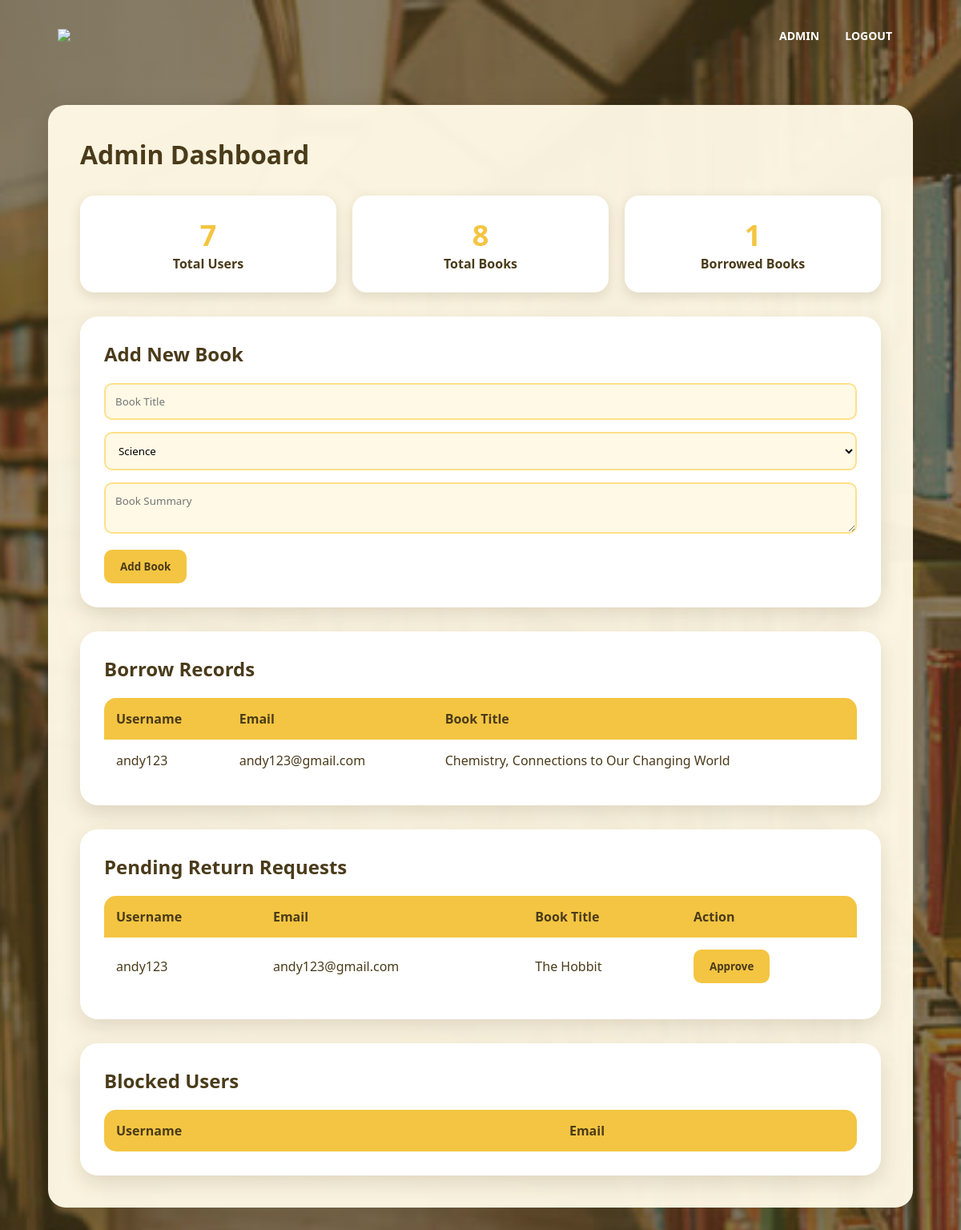
Screenshot of /admin (signed in) with the database file from the repository.
### tables this page shows
CREATE TABLE borrowed_books(
        id INTEGER PRIMARY KEY AUTOINCREMENT,
        user_id INTEGER,
        book_title TEXT,
        borrow_date TEXT,
        due_date TEXT,
        status TEXT, is_blocked INTEGER DEFAULT 0,
        FOREIGN KEY(user_id) REFERENCES users(id)
    );

CREATE TABLE users(
        id INTEGER PRIMARY KEY AUTOINCREMENT,
        username TEXT,
        email TEXT,
        password TEXT,
        favorite_genre TEXT,
        member_since TEXT
    , profile_picture TEXT, is_blocked INTEGER DEFAULT 0);

### app.py (the view)
@app.route("/admin")
def admin_page():
    if "admin_logged_in" not in session:
        return redirect(url_for("admin_login"))
    conn = sqlite3.connect("library.db")
    cursor = conn.cursor()
    cursor.execute("SELECT COUNT(*) FROM users")
    total_users = cursor.fetchone()[0]
    cursor.execute("SELECT COUNT(*) FROM borrowed_books WHERE status='Borrowed'")
    borrowed_count = cursor.fetchone()[0]
    cursor.execute("""
    SELECT users.username, users.email, borrowed_books.book_title
    FROM borrowed_books
    JOIN users ON borrowed_books.user_id = users.id
    WHERE borrowed_books.status='Borrowed'
    """)
    records = cursor.fetchall()
    cursor.execute("""
    SELECT borrowed_books.id,
           users.username,
           users.email,
           borrowed_books.book_title
    FROM borrowed_books
    JOIN users ON borrowed_books.user_id = users.id
    WHERE borrowed_books.status='Pending Return'
    """)
    pending_returns = cursor.fetchall()
    cursor.execute("""
    SELECT id, username, email
    FROM users
    WHERE is_blocked = 1
    """)
    blocked_users = cursor.fetchall()
    conn.close()
    books = load_books()
    total_books = len(books)
    return render_template(
        "admin.html",
        books=books,
        total_users=total_users,
        total_books=total_books,
        borrowed_count=borrowed_count,
        records=records,
        pending_returns = pending_returns,
        blocked_users = blocked_users
    )

### app.py (called while the page is built)
def load_books():
    books = []
    with open("book.txt", "r") as file:
        for line in file:
            if line.strip():
                title, category, summary = line.strip().split("|")
                books.append({
                    "title": title,
                    "category": category,
                    "summary": summary
                })
    return books

### templates/admin.html (shortened to what this page needs)
<!DOCTYPE html>
<html>
<head>
    <link rel="stylesheet"
          href="{{ url_for('static', filename='style.css') }}">
</head>
<body class="profile-body">
<nav class="profile-navbar">
    <a href="/index">
        <img src="{{ url_for('static', filename='images/logo.png') }}">
    </a>
    <div class="nav-links">
        <ul>
            <li><a href="/admin">ADMIN</a></li>
            <li><a href="/admin/logout">LOGOUT</a></li>
        </ul>
    </div>
</nav>
<div class="main-content">
    <div class="top-section">
        <h1>Admin Dashboard</h1>
    </div>
    <div class="stats">
        <div class="stat-box">
            <h2>{{ total_users }}</h2>
            <p>Total Users</p>
        </div>
        <div class="stat-box">
            <h2>{{ total_books }}</h2>
            <p>Total Books</p>
        </div>
        <div class="stat-box">
            <h2>{{ borrowed_count }}</h2>
            <p>Borrowed Books</p>
        </div>
    </div>
        <div class="admin-card">
            <h2>Add New Book</h2>
            <form action="{{ url_for('add_book') }}" method="post">
                <input type="text" name="title" placeholder="Book Title" required>
                <select name="category" required>
                    <option value="Science">Science</option>
                </select>
                <textarea name="summary" placeholder="Book Summary" required></textarea>
                <button type="submit" class="btn">Add Book</button>
            </form>
        </div>
    <div class="admin-card">
        <h2>Borrow Records</h2>
        <table>
            <thead>
                <tr>
                    <th>Username</th>
                    <th>Email</th>
                    <th>Book Title</th>
                </tr>
            </thead>
            <tbody>
            {% for row in records %}
                <tr>
                    <td>{{ row[0] }}</td>
                    <td>{{ row[1] }}</td>
                    <td>{{ row[2] }}</td>
                </tr>
            {% endfor %}
            </tbody>
        </table>
    </div>
    <div class="admin-card">
        <h2>Pending Return Requests</h2>
        <table>
            <thead>
                <tr>
                    <th>Username</th>
                    <th>Email</th>
                    <th>Book Title</th>
                    <th>Action</th>
                </tr>
            </thead>
            <tbody>
            {% for row in pending_returns %}
                <tr>
                    <td>{{ row[1] }}</td>
                    <td>{{ row[2] }}</td>
                    <td>{{ row[3] }}</td>
                    <td>
                        <form action="/approve-return/{{ row[0] }}" method="post">
                            <button type="submit" class="approve-btn">
                                Approve
                            </button>
                        </form>
                    </td>
                </tr>
            {% endfor %}
            </tbody>
        </table>
    </div>
    <div class="admin-card">
        <h2>Blocked Users</h2>
        <table>
            <thead>
                <tr>
                    <th>Username</th>
                    <th>Email</th>
                </tr>
            </thead>
        </table>
    </div>
</div>
</body>
</html>

### static/style.css (style rules this page uses)
:root { --primary: #F4C542; --secondary: #FFE08A; --background: #FFF9E6; --text: #4A3B1A; --white: #FFFFFF; --shadow: rgba(74, 59, 26, 0.15); }
* { margin: 0; padding: 0; box-sizing: border-box; font-family: "Segoe UI", sans-serif; }
body { background: var(--background); color: var(--text); }
nav { display: flex; padding: 25px 6%; justify-content: space-between; align-items: center; }
nav img { width: 140px; }
.nav-links { flex: 1; text-align: right; }
.nav-links ul li { list-style: none; display: inline-block; padding: 8px 14px; }
.nav-links ul li a { color: var(--white); text-decoration: none; font-size: 14px; font-weight: 600; }
.nav-links ul li::after { content: ""; width: 0; height: 3px; background: var(--primary); display: block; margin: auto; transition: 0.4s; border-radius: 10px; }
.profile-body { margin: 0; min-height: 100vh; background-image: linear-gradient( rgba(74, 59, 26, 0.65), rgba(74, 59, 26, 0.65) ), url(/static/images/books.jpg); background-size: cover; background-position: center; background-attachment: fixed; }
.profile-navbar { background: transparent; }
.main-content { width: 90%; margin: 40px auto; padding: 40px; background: rgba(255, 249, 230, 0.96); border-radius: 22px; box-shadow: 0 10px 30px rgba(74, 59, 26, 0.25); }
.top-section { display: flex; justify-content: space-between; align-items: center; }
.top-section h1 { color: var(--text); }
.stats { margin-top: 30px; display: flex; gap: 20px; }
.stat-box { flex: 1; background: var(--white); padding: 25px; border-radius: 18px; text-align: center; box-shadow: 0 5px 15px var(--shadow); }
.stat-box h2 { color: var(--primary); font-size: 36px; }
.stat-box p { color: var(--text); font-weight: 600; }
.admin-card { background: var(--white); margin-top: 30px; border-radius: 22px; padding: 30px; box-shadow: 0 10px 25px var(--shadow); }
.admin-card h2 { color: var(--text); margin-bottom: 20px; }
.admin-card table { width: 100%; border-collapse: collapse; margin-top: 15px; background: var(--white); border-radius: 15px; overflow: hidden; }
.admin-card th { background: var(--primary); color: var(--text); padding: 15px; text-align: left; font-weight: bold; }
.admin-card td { padding: 15px; border-bottom: 1px solid var(--secondary); }
.admin-card tbody tr:last-child td { border-bottom: none; }
.admin-card input, .admin-card select, .admin-card textarea { width: 100%; padding: 12px; margin-bottom: 15px; border: 2px solid var(--secondary); border-radius: 10px; background: var(--background); }
.admin-card form button { background: var(--primary); color: var(--text); border: none; padding: 12px 20px; border-radius: 10px; cursor: pointer; font-weight: bold; }
.approve-btn { background: var(--primary); color: var(--text); border: none; padding: 10px 18px; border-radius: 10px; font-weight: bold; cursor: pointer; transition: 0.3s; }

### rows the page displays
borrowed_books: username "andy123", email "andy123@gmail.com", book_title "Chemistry, Connections to Our Changing World"
borrowed_books: username "andy123", email "andy123@gmail.com", book_title "The Hobbit"

### other values shown
{{ total_users }} "7"
{{ total_books }} "8"
{{ borrowed_count }} "1"
